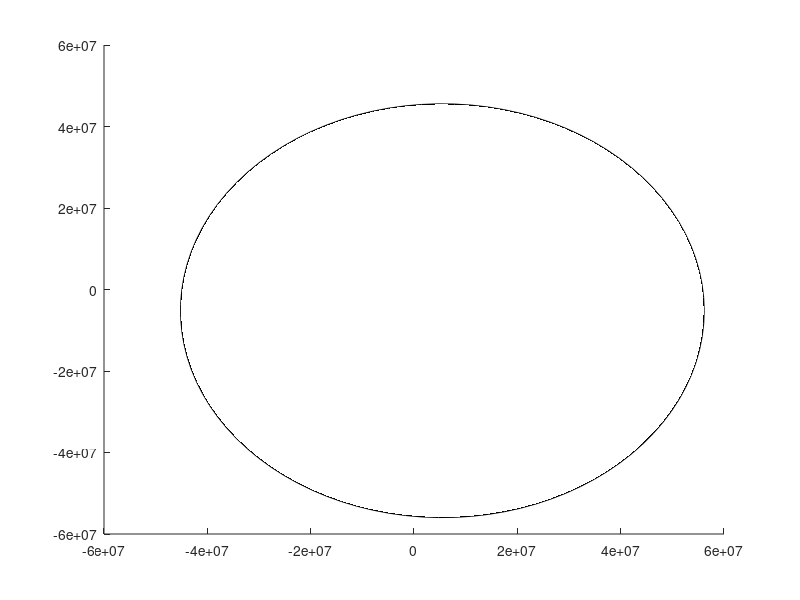

Recreate this plot in MATLAB. (Note: this script raises an error after producing the figure.)
% 定义两个椭圆的参数
data = [5.4874885e+06, -5.2016965e+06, 5.0575192e+07, 5.0642520e+07, 3.4279218e+00, ...
        -3.6322158e+06, 2.6284132e+06, 3.6821004e+07, 3.6620276e+07, -2.3815693e+01];

% 拆分数据
ellipse1_params = data(1:5);
ellipse2_params = data(6:10);

% 提取第一个椭圆的参数
xc1 = ellipse1_params(1);
yc1 = ellipse1_params(2);
a1 = ellipse1_params(3);
b1 = ellipse1_params(4);
theta1 = ellipse1_params(5);

% 提取第二个椭圆的参数
xc2 = ellipse2_params(1);
yc2 = ellipse2_params(2);
a2 = ellipse2_params(3);
b2 = ellipse2_params(4);
theta2 = ellipse2_params(5);

% 生成椭圆的点
t = linspace(0, 2 * pi, 100);

% 第一个椭圆
Ell1 = [a1 * cos(t); b1 * sin(t)];
R1 = [cos(theta1), -sin(theta1); sin(theta1), cos(theta1)];
Ell_rot1 = R1 * Ell1;
x1 = xc1 + Ell_rot1(1,:);
y1 = yc1 + Ell_rot1(2,:);

% 第二个椭圆
Ell2 = [a2 * cos(t); b2 * sin(t)];
R2 = [cos(theta2), -sin(theta2); sin(theta2), cos(theta2)];
Ell_rot2 = R2 * Ell2;
x2 = xc2 + Ell_rot2(1,:);
y2 = yc2 + Ell_rot2(2,:);

% 创建绘图
figure;
hold on;

% 绘制第一个椭圆边界
plot(x1, y1, 'k', 'LineWidth', 1.5);

% 绘制第一个椭圆并添加黑色斜线填充
h1 = fill(x1, y1, 'w', 'EdgeColor', 'none');
hatchfill2(h1, 'single', 'HatchAngle', 45, 'HatchDensity', 20, 'HatchColor', 'k');

% 绘制第二个椭圆并填充白色
fill(x2, y2, 'w', 'EdgeColor', 'none');

% 绘制第二个椭圆边界
plot(x2, y2, 'k', 'LineWidth', 0.8);

% 设置图形参数
axis equal;
grid on;
title('Fitted Ellipses');
xlabel('x');
ylabel('y');
legend('Ellipse 1', 'Ellipse 2');

hold off;



function H = hatchfill2(A,varargin)
% HATCHFILL2 Hatching and speckling of patch objects
%   HATCHFILL2(A) fills the patch(es) with handle(s) A. A can be a vector
%   of handles or a single handle. If A is a vector, then all objects of A
%   should be part of the same group for predictable results. The hatch
%   consists of black lines angled at 45 degrees at 40 hatching lines over
%   the axis span with no color filling between the lines.
%
%   A can be handles of patch or hggroup containing patch objects for
%   Pre-R2014b release. For HG2 releases, 'bar' and 'contour' objects are
%   also supported.
%
%   Hatching line object is actively formatted. If A, axes, or figure size
%   is modified, the hatching line object will be updated accordingly to
%   maintain the specified style.
%
%   HATCHFILL2(A,STYL) applies STYL pattern with default paramters. STYL
%   options are:
%      'single'     single lines (the default)
%      'cross'      double-crossed hatch
%      'speckle'    speckling inside the patch boundary
%      'outspeckle' speckling outside the boundary
%      'fill'       no hatching
%
%   HATCHFILL2(A,STYL,Option1Name,Option1Value,...) to customize the
%   hatching pattern
%
%       Name       Description
%      --------------------------------------------------------------------
%      HatchStyle       Hatching pattern (same effect as STYL argument)
%      HatchAngle       Angle of hatch lines in degrees (45)
%      HatchDensity     Number of hatch lines between axis limits
%      HatchOffset      Offset hatch lines in pixels (0)
%      HatchColor       Color of the hatch lines, 'auto' sets it to the
%                       EdgeColor of A
%      HatchLineStyle   Hatch line style
%      HatchLineWidth   Hatch line width
%      SpeckleWidth         Width of speckling region in pixels (7)
%      SpeckleDensity       Density of speckle points (1)
%      SpeckleMarkerStyle   Speckle marker style
%      SpeckleFillColor     Speckle fill color
%      HatchVisible     [{'auto'}|'on'|'off'] sets visibility of the hatch
%                       lines. If 'auto', Visibile option is synced to
%                       underlying patch object
%      HatchSpacing     (Deprecated) Spacing of hatch lines (5)
%
%   In addition, name/value pairs of any properties of A can be specified
%
%   H = HATCHFILL2(...) returns handles to the line objects comprising the
%   hatch/speckle.
%
%   Examples:
%       Gray region with hatching:
%       hh = hatchfill2(a,'cross','HatchAngle',45,'HatchSpacing',5,'FaceColor',[0.5 0.5 0.5]);
%
%       Speckled region:
%       hatchfill2(a,'speckle','HatchAngle',7,'HatchSpacing',1);

% Copyright 2015-2018 Takeshi Ikuma
% History:
% rev. 7 : (01-10-2018)
%   * Added support for 3D faces
%   * Removed HatchSpacing option
%   * Added HatchDensity option
%   * Hatching is no longer defined w.r.t. pixels. HatchDensity is defined
%     as the number of hatch lines across an axis limit. As a result,
%     HatchAngle no longer is the actual hatch angle though it should be
%     close.
%   * [known bug] Speckle hatching style is not working
% rev. 6 : (07-17-2016)
%   * Fixed contours object hatching behavior, introduced in rev.5
%   * Added ContourStyle option to enable fast drawing if contour is convex
% rev. 5 : (05-12-2016)
%   * Fixed Contour with NaN data point disappearnace issue
%   * Improved contours object support
% rev. 4 : (11-18-2015)
%   * Worked around the issue with HG2 contours with Fill='off'.
%   * Removed nagging warning "UseHG2 will be removed..." in R2015b
% rev. 3 : (10-29-2015)
%   * Added support for HG2 AREA
%   * Fixed for HatchColor 'auto' error when HG2 EdgeColor is 'flat'
%   * Fixed listener creation error
% rev. 2 : (10-24-2015)
%   * Added New option: HatchVisible, SpeckleDensity, SpeckleWidth
%     (SpeckleDensity and SpeckleWidtha are separated from HatchSpacing and
%     HatchAngle, respectively)
% rev. 1 : (10-20-2015)
%   * Fixed HG2 contour data extraction bug (was using wrong hidden data)
%   * Fixed HG2 contour color extraction bug
%   * A few cosmetic changes here and there
% rev. - : (10-19-2015) original release
%   * This work is based on Neil Tandon's hatchfill submission
%     (http://www.mathworks.com/matlabcentral/fileexchange/30733)
%     and borrowed code therein from R. Pawlowicz, K. Pankratov, and
%     Iram Weinstein.

narginchk(1,inf);
[A,opts,props] = parse_input(A,varargin);

drawnow % make sure the base objects are already drawn

if verLessThan('matlab','8.4')
   H = cell(1,numel(A));
else
   H = repmat({matlab.graphics.GraphicsPlaceholder},1,numel(A));
end
for n = 1:numel(A)
   H{n} = newhatch(A(n),opts,props);
   
   % if legend of A(n) is shown, add hatching to it as well
   %    leg = handle(legend(ancestor(A,'axes')));
   %    hsrc = [leg.EntryContainer.Children.Object];
   %    hlc = leg.EntryContainer.Children(find(hsrc==A(n),1));
   %    if ~isempty(hlc)
   %       hlc = hlc.Children(1); % LegendIcon object
   %       get(hlc.Children(1))
   %    end
end

if nargout==0
   clear H
else
   H = [H{:}];
   if numel(H)==numel(A)
      H = reshape(H,size(A));
   else
      H = H(:);
   end
end

end

function H = newhatch(A,opts,props)

% 0. retrieve pixel-data conversion parameters
% 1. retrieve face & vertex matrices from A
% 2. convert vertex matrix from data to pixels units
% 3. get xdata & ydata of hatching lines for each face
% 4. concatenate lines sandwitching nan's in between
% 5. convert xdata & ydata back to data units
% 6. plot the hatching line

% traverse if hggroup/hgtransform
if ishghandle(A,'hggroup')
   if verLessThan('matlab','8.4')
      H = cell(1,numel(A));
   else
      H = repmat({matlab.graphics.GraphicsPlaceholder},1,numel(A));
   end
   
   for n = 1:numel(A.Children)
      try
         H{n} = newhatch(A.Children(n),opts,props);
      catch
      end
   end
   
   H = [H{:}];
   return;
end

% Modify the base object property if given
if ~isempty(props)
   pvalold = sethgprops(A,props);
end

try
   vislisena = strcmp(opts.HatchVisible,'auto');
   if vislisena
      vis = A.Visible;
   else
      vis = opts.HatchVisible;
   end

   redraw = strcmp(A.Visible,'off') && ~vislisena;
   if redraw
      A.Visible = 'on'; % momentarily make the patch visible
      drawnow;
   end
   
   % get the base object's vertices & faces
   [V,F,FillFcns] = gethgdata(A); % object does not have its patch data ready
   
   if redraw
      A.Visible = 'off'; % momentarily make the patch visible
   end
   
   if ~isempty(FillFcns)
      FillFcns{1}();
      drawnow;
      [V,F] = gethgdata(A); % object does not have its patch data ready
      FillFcns{2}();
      drawnow;
   end
   
   % recompute hatch line data
   [X,Y,Z] = computeHatchData(handle(ancestor(A,'axes')),V,F,opts);
   
   % 6. plot the hatching line
   commonprops = {'Parent',A.Parent,'DisplayName',A.DisplayName,'Visible',vis};
   if ~strcmp(opts.HatchColor,'auto')
      commonprops = [commonprops {'Color',opts.HatchColor,'MarkerFaceColor',opts.HatchColor}];
   end
   if isempty(regexp(opts.HatchStyle,'speckle$','once'))
      H = line(X,Y,Z,commonprops{:},'LineStyle',opts.HatchLineStyle','LineWidth',opts.HatchLineWidth);
   else
      H = line(X,Y,Z,commonprops{:},'LineStyle','none','Marker',opts.SpeckleMarkerStyle,...
         'MarkerSize',opts.SpeckleSize,'Parent',A.Parent,'DisplayName',A.DisplayName);
   end
   
   if strcmp(opts.HatchColor,'auto')
      syncColor(H,A);
   end
   
   if isempty(H)
      error('Unable to obtain hatching data from the specified object A.');
   end
   
   % 7. Move H so that it is place right above A in parent's uistack
   p = handle(A.Parent);
   Hcs = handle(p.Children);
   [~,idx] = ismember(A,Hcs); % always idx(1)>idx(2) as H was just created
   p.Children = p.Children([2:idx-1 1 idx:end]);
   
   % if HG1, all done | no dynamic adjustment support
   if verLessThan('matlab','8.4')
      return;
   end
   
   % save the config data & set up the object listeners
   setappdata(A,'HatchFill2Opts',opts); % hatching options
   setappdata(A,'HatchFill2Obj',H); % hatching line object
   setappdata(A,'HatchFill2LastData',{V,F}); % last patch data
   setappdata(A,'HatchFill2LastVisible',A.Visible); % last sensitive properties
   setappdata(A,'HatchFill2PostMarkedClean',{}); % run this function at the end of the MarkClean callback and set NoAction flag
   setappdata(A,'HatchFill2NoAction',false); % no action during next MarkClean callback, callback only clears this flag
   setappdata(H,'HatchFill2MatchVisible',vislisena);
   setappdata(H,'HatchFill2MatchColor',strcmp(opts.HatchColor,'auto'));
   setappdata(H,'HatchFill2Patch',A); % base object
   
   %%%%%%%%%%%%%%%%%%%%%%%%%%%%%%%%%%%%%%%%%%%%%%%%%%%%%%%%%%%%%%%%%%%%%%%%
   % Create listeners for active formatting
   
   addlistener(H,'ObjectBeingDestroyed',@hatchBeingDeleted);
   
   lis = [
      addlistener(A,'Reparent',@objReparent)
      addlistener(A,'ObjectBeingDestroyed',@objBeingDeleted);
      addlistener(A,'MarkedClean',@objMarkedClean)
      addlistener(A,'LegendEntryDirty',@(h,evt)[])]; % <- study this later
   
   syncprops = {'Clipping','HitTest','Interruptible','BusyAction','UIContextMenu'};
   syncprops(~cellfun(@(p)isprop(A,p),syncprops)) = [];
   for n = 1:numel(syncprops)
      lis(n+2) = addlistener(A,syncprops{n},'PostSet',@syncProperty);
   end
   
catch ME
   % something went wrong, restore the base object properties
   if ~isempty(props)
      for pname = fieldnames(pvalold)'
         name = pname{1};
         val = pvalold.(name);
         if iscell(val)
            pvalold.(name){1}.(name) = pvalold.(name){2};
         else
            A.(name) = pvalold.(name);
         end
      end
   end
   ME.rethrow();
end

end

%%%%%%%%%% EVENT CALLBACK FUNCTIONS %%%%%%%%%%%%
% Base Object's listeners
% objReparent - also move the hatch object
% ObjectingBeingDestroyed - also destroy the hatch object
% MarkedClean - match color if HatchColor = 'auto'
%             - check if vertex & face changed; if so redraw hatch
%             - check if hatch redraw triggered the event due to object's
%               face not shown; if so clear the flag

function objMarkedClean(hp,~)
% CALLBACK for base object's MarkedClean event
% check: visibility change, hatching area change, & color change

if getappdata(hp,'HatchFill2NoAction')
   setappdata(A,'HatchFill2NoAction',false);
   return;
end

% get the main patch object (loops if hggroup or HG2 objects)
H = getappdata(hp,'HatchFill2Obj');

rehatch = ~strcmp(hp.Visible,getappdata(hp,'HatchFill2LastVisible'));
if rehatch % if visibility changed
   setappdata(hp,'HatchFill2LastVisible',hp.Visible);
   if strcmp(hp.Visible,'off') % if made hidden, hide hatching as well
      if getappdata(H,'HatchFill2MatchVisible')
         H.Visible = 'off';
         return; % nothing else to do
      end
   end
end

% get the patch data
[V,F,FillFcns] = gethgdata(hp);
if ~isempty(FillFcns) % patch does not exist, must momentarily generate it
   FillFcns{1}();
   setappdata(A,'HatchFill2PostMarkedClean',FillFcns{2});
   return;
end
if ~rehatch % if visible already 'on', check for the change in object data
   VFlast = getappdata(hp,'HatchFill2LastData');
   rehatch = ~isequaln(F,VFlast{2}) || ~isequaln(V,VFlast{1});
end

% rehatch if patch data/visibility changed
if rehatch 
   % recompute hatch line data
   [X,Y,Z] = computeHatchData(ancestor(H,'axes'),V,F,getappdata(hp,'HatchFill2Opts'));
   
   % update the hatching line data
   set(H,'XData',X,'YData',Y,'ZData',Z);

   % save patch data
   setappdata(hp,'HatchFill2LastData',{V,F});
end

% sync the color
syncColor(H,hp);

% run post callback if specified (expect it to trigger another MarkedClean
% event immediately)
fcn = getappdata(hp,'HatchFill2PostMarkedClean');
if ~isempty(fcn)
   setappdata(hp,'HatchFill2PostMarkedClean',function_handle.empty);
   setappdata(hp,'HatchFill2NoAction',true);
   fcn();
   return;
end

end

function syncProperty(~,evt)
% sync Visible property to the patch object
hp = handle(evt.AffectedObject); % patch object
hh = getappdata(hp,'HatchFill2Obj');
hh.(evt.Source.Name) = hp.(evt.Source.Name);
end

function objReparent(hp,evt)
%objReparent event listener callback

pnew = evt.NewValue;
if isempty(pnew)
   return; % no change?
end

% move the hatch line object over as well
H = getappdata(hp,'HatchFill2Obj');
H.Parent = pnew;

% make sure to move the hatch line object right above the patch object
Hcs = handle(pnew.Children);
[~,idx] = ismember(hp,Hcs); % always idx(1)>idx(2) as H was just moved
pnew.Children = pnew.Children([2:idx-1 1 idx:end]);

end

function objBeingDeleted(hp,~)
%when base object is deleted

if isappdata(hp,'HatchFill2Obj')
   H = getappdata(hp,'HatchFill2Obj');
   try % in case H is already deleted
   delete(H);
   catch
   end
end

end

function hatchBeingDeleted(hh,~)
%when hatch line object (hh) is deleted

if isappdata(hh,'HatchFill2Patch')
   
   %   remove listeners listening to the patch object
   hp = getappdata(hh,'HatchFill2Patch');
   
   if isappdata(hp,'HatchFill2Listeners')
      delete(getappdata(hp,'HatchFill2Listeners'));
      rmappdata(hp,'HatchFill2Listeners');
   end
end

end

%%%%%%%%%%%%%%%%%%%%%%%%%%%%%%%%%%%%%%%%%%

function varargout = computeHatchData(ax,V,F,opts)

varargout = cell(1,nargout);

if isempty(V) % if patch shown
   return;
end

N = size(F,1);
XYZc = cell(2,N);
for n = 1:N % for each face
   
   % 2. get xdata & ydata of the vertices of the face in transformed bases
   f = F(n,:); % get indices to the vertices of the face
   f(isnan(f)) = [];
   
   [v,T,islog] = transform_data(ax,V(f,:),[]); % transform the face
   if isempty(v) % face is not hatchable
      continue;
   end
   
   % 2. get xdata & ydata of hatching lines for each face
   if any(strcmp(opts.HatchStyle,{'speckle','outsidespeckle'}))
      xy = hatch_xy(v.',opts.HatchStyle,opts.SpeckleWidth,opts.SpeckleDensity,opts.HatchOffset);
   else
      xy = hatch_xy(v.',opts.HatchStyle,opts.HatchAngle,opts.HatchDensity,opts.HatchOffset);
   end
   
   % 3. revert the bases back to 3D Eucledian space
   XYZc{1,n} = revert_data(xy',T,islog).';
end

% 4. concatenate hatch lines across faces sandwitching nan's in between
[XYZc{2,:}] = deal(nan(3,1));
XYZ = cat(2,XYZc{:});

% 5. convert xdata & ydata back to data units
[varargout{1:3}] = deal(XYZ(1,:),XYZ(2,:),XYZ(3,:));

end

function tf = issupported(hbase)
% check if all of the given base objects are supported

supported_objtypes = {'patch','hggroup','bar','contour','area','surface','histogram'};

if isempty(hbase)
   tf = false;
else
   tf = ishghandle(hbase,supported_objtypes{1});
   for n = 2:numel(supported_objtypes)
      tf(:) = tf | ishghandle(hbase,supported_objtypes{n});
   end
   tf = all(tf);
end

end

% synchronize hatching line color to the patch's edge color if HatchColor =
% 'auto'
function syncColor(H,A)

if ~getappdata(H,'HatchFill2MatchColor')
   % do not sync
   return;
end

if ishghandle(A,'patch') || ishghandle(A,'Bar') || ishghandle(A,'area') ...
      || ishghandle(A,'surface') || ishghandle(A,'Histogram') %HG2
   pname = 'EdgeColor';
elseif ishghandle(A,'contour') % HG2
   pname = 'LineColor';
end
color = A.(pname);
if strcmp(color,'flat')
   try
      color = double(A.Edge(1).ColorData(1:3)')/255;
   catch
      warning('Does not support CData based edge color.');
      color = 'k';
   end
end
H.Color = color;
H.MarkerFaceColor = color;

end

function [V,F,FillFcns] = gethgdata(A)
% Get vertices & face data from the object along with the critical
% properties to observe change in the hatching area

% initialize the output variable
F = [];
V = [];
FillFcns = {};

if ~isvalid(A) || strcmp(A.Visible,'off')
   return;
end

if ishghandle(A,'patch')
   V = A.Vertices;
   F = A.Faces;
elseif ishghandle(A,'bar')
   [V,F] = getQuadrilateralData(A.Face);
elseif ishghandle(A,'area')
   [V,F] = getTriangleStripData(A.Face);
   set(A,'FaceColor','none');
elseif ishghandle(A,'surface') % HG2
   if strcmp(A.FaceColor,'none')
      FillFcns = {@()set(A,'FaceColor','w'),@()set(A,'FaceColor','none')};
      return;
   end
   [V,F] = getQuadrilateralData(A.Face);
elseif ishghandle(A,'contour') % HG2
   
   % Retrieve data from hidden FacePrims property (a TriangleStrip object)
   if strcmp(A.Fill,'off')
      FillFcns = {@()set(A,'Fill','on'),@()set(A,'Fill','off')};
      return;
   end
   [V,F] = getTriangleStripData(A.FacePrims);
elseif ishghandle(A,'histogram') %HG2: Quadrateral underlying data object
   [V,F] = getQuadrilateralData(A.NodeChildren(4));
end

end

function [V,F] = getQuadrilateralData(A) % surface, bar, histogram,

if isempty(A)
   warning('Cannot hatch the face: Graphics object''s face is not defined.');
   V = [];
   F = [];
   return;
end

V = A.VertexData';

% If any of the axes is in log scale, V is normalized to wrt the axes
% limits,
V(:) = norm2data(V,A);

if ~isempty(A.VertexIndices) % vertices likely reused on multiple quadrilaterals
   I = A.VertexIndices;
   Nf = numel(I)/4; % has to be divisible by 4
else %every 4 consecutive vertices defines a quadrilateral
   Nv = size(V,1);
   Nf = Nv/4;
   I = 1:Nv;
end
F = reshape(I,4,Nf)';
if ~isempty(A.StripData) % hack workaround
   F(:) = F(:,[1 2 4 3]);
end
try
   if ~any(all(V==V(1,:))) % not on any Euclidian plane
      % convert quadrilateral to triangle strips
      F = [F(:,1:3);F(:,[1 3 4])];
   end
catch % if implicit array expansion is not supported (<R2016b)
   if all(V(:,1)~=V(1,1)) || all(V(:,2)~=V(1,2)) || all(V(:,3)~=V(1,3)) % not on any Euclidian plane
      % convert quadrilateral to triangle strips
      F = [F(:,1:3) F(:,[1 3 4])];
   end
end

end

function [V,F] = getTriangleStripData(A) % area & contour

if isempty(A)
   warning('Cannot hatch the face: Graphics object''s face is not defined.');
   V = [];
   F = [];
   return;
end

V = A.VertexData';
I = double(A.StripData);

% If any of the axes is in log scale, V is normalized to wrt the axes
% limits,
V(:) = norm2data(V,A);

N = numel(I)-1; % # of faces
m = diff(I);
M = max(m);
F = nan(N,M);
for n = 1:N
   idx = I(n):(I(n+1)-1);
   if mod(numel(idx),2) % odd
      idx(:) = idx([1:2:end end-1:-2:2]);
   else % even
      idx(:) = idx([1:2:end-1 end:-2:2]);
   end
   F(n,1:numel(idx)) = idx;
end
end

% if graphical objects are given normalized to the axes
function V = norm2data(V,A)
ax = ancestor(A,'axes');
inlog = strcmp({ax.XScale ax.YScale ax.ZScale},'log');
if any(inlog)
   lims = [ax.XLim(:) ax.YLim(:) ax.ZLim(:)];
   dirs = strcmp({ax.XDir ax.YDir ax.ZDir},'normal');
   for n = 1:3 % for each axis
      if inlog(n)
         lims(:,n) = log10(lims(:,n));
      end
      V(:,n) = V(:,n)*diff(lims(:,n));
      if dirs(n)
         V(:,n) = V(:,n) + lims(1,n);
      else
         V(:,n) = lims(2,n) - V(:,n);
      end
      if inlog(n)
         V(:,n) = 10.^V(:,n);
      end
   end
end
end

function pvalold = sethgprops(A,props)
% grab the common property names of the base objects

pnames = fieldnames(props);
if ishghandle(A,'hggroup')
   gpnames = fieldnames(set(A));
   [tf,idx] = ismember(gpnames,pnames);
   idx(~tf) = [];
   for i = idx'
      pvalold.(pnames{i}) = A.(pnames{i});
      A.(pnames{i}) = props.(pnames{i});
   end
   props = rmfield(props,pnames(idx));
   
   h = handle(A.Children);
   for n = 1:numel(h)
      pvalold1 = sethgprops(h(n),props);
      ponames = fieldnames(pvalold1);
      for k = 1:numel(ponames)
         pvalold.(ponames{k}) = {h(n) pvalold1.(ponames{k})};
      end
   end
else
   for n = 1:numel(pnames)
      pvalold.(pnames{n}) = A.(pnames{n});
      A.(pnames{n}) = props.(pnames{n});
   end
end

end

function xydatai = hatch_xy(xydata,styl,angle,step,offset)
%
% M_HATCH Draws hatched or speckled interiors to a patch
%
%    M_HATCH(LON,LAT,STYL,ANGLE,STEP,...line parameters);
%
% INPUTS:
%     X,Y - vectors of points.
%     STYL - style of fill
%     ANGLE,STEP - parameters for style
%
%     E.g.
%
%      'single',45,5  - single cross-hatch, 45 degrees,  5 points apart
%      'cross',40,6   - double cross-hatch at 40 and 90+40, 6 points apart
%      'speckle',7,1  - speckled (inside) boundary of width 7 points, density 1
%                               (density >0, .1 dense 1 OK, 5 sparse)
%      'outspeckle',7,1 - speckled (outside) boundary of width 7 points, density 1
%                               (density >0, .1 dense 1 OK, 5 sparse)
%
%
%      H=M_HATCH(...) returns handles to hatches/speckles.
%
%      [XI,YI,X,Y]=MHATCH(...) does not draw lines - instead it returns
%      vectors XI,YI of the hatch/speckle info, and X,Y of the original
%      outline modified so the first point==last point (if necessary).
%
%     Note that inside and outside speckling are done quite differently
%     and 'outside' speckling on large coastlines can be very slow.

%
% Hatch Algorithm originally by K. Pankratov, with a bit stolen from
% Iram Weinsteins 'fancification'. Speckle modifications by R. Pawlowicz.
%
% R Pawlowicz 15/Dec/2005

I = zeros(1,size(xydata,2));

% face vertices are not always closed
if any(xydata(:,1)~=xydata(:,end))
   xydata(:,end+1) = xydata(:,1);
   I(end+1) = I(1);
end

if any(strcmp(styl,{'speckle','outspeckle'}))
   angle = angle*(1-I);
end

switch styl
   case 'single'
      xydatai = drawhatch(xydata,angle,1/step,0,offset);
   case 'cross'
      xydatai = [...
         drawhatch(xydata,angle,1/step,0,offset) ...
         drawhatch(xydata,angle+90,1/step,0,offset)];
   case 'speckle'
      xydatai = [...
         drawhatch(xydata,45,   1/step,angle,offset) ...
         drawhatch(xydata,45+90,1/step,angle,offset)];
   case 'outspeckle'
      xydatai = [...
         drawhatch(xydata,45,   1/step,-angle,offset) ...
         drawhatch(xydata,45+90,1/step,-angle,offset)];
      inside = logical(inpolygon(xydatai(1,:),xydatai(2,:),x,y)); % logical needed for v6!
      xydatai(:,inside) = [];
   otherwise
      xydatai = zeros(2,0);
end

end

%%%

function xydatai = drawhatch(xydata,angle,step,speckle,offset)
% xydata is given as 2xN matrix, x on the first row, y on the second

% Idea here appears to be to rotate everthing so lines will be
% horizontal, and scaled so we go in integer steps in 'y' with
% 'points' being the units in x.
% Center it for "good behavior".

% rotate first about (0,0)
ca = cosd(angle); sa = sind(angle);
u = [ca sa]*xydata;              % Rotation
v = [-sa ca]*xydata;

% translate to the grid point nearest to the centroid
u0 = round(mean(u)/step)*step; v0 = round(mean(v)/step)*step;
x = (u-u0); y = (v-v0)/step+offset;    % plus scaling and offsetting

% Compute the coordinates of the hatch line ...............
yi = ceil(y);
yd = [diff(yi) 0]; % when diff~=0 we are crossing an integer
fnd = find(yd);    % indices of crossings
dm = max(abs(yd)); % max possible #of integers between points

% This is going to be pretty space-inefficient if the line segments
% going in have very different lengths. We have one column per line
% interval and one row per hatch line within that interval.
%
A = cumsum( repmat(sign(yd(fnd)),dm,1), 1);

% Here we interpolate points along all the line segments at the
% correct intervals.
fnd1 = find(abs(A)<=abs( repmat(yd(fnd),dm,1) ));
A  = A+repmat(yi(fnd),dm,1)-(A>0);
xy = (x(fnd+1)-x(fnd))./(y(fnd+1)-y(fnd));
xi = repmat(x(fnd),dm,1)+(A-repmat(y(fnd),dm,1) ).*repmat(xy,dm,1);
yi = A(fnd1);
xi = xi(fnd1);

% Sorting points of the hatch line ........................
%%yi0 = min(yi); yi1 = max(yi);
% Sort them in raster order (i.e. by x, then by y)
% Add '2' to make sure we don't have problems going from a max(xi)
% to a min(xi) on the next line (yi incremented by one)
xi0 = min(xi); xi1 = max(xi);
ci = 2*yi*(xi1-xi0)+xi;
[~,num] = sort(ci);
xi = xi(num); yi = yi(num);

% if this happens an error has occurred somewhere (we have an odd
% # of points), and the "fix" is not correct, but for speckling anyway
% it really doesn't make a difference.
if rem(length(xi),2)==1
   xi = [xi; xi(end)];
   yi = [yi; yi(end)];
end

% Organize to pairs and separate by  NaN's ................
li = length(xi);
xi = reshape(xi,2,li/2);
yi = reshape(yi,2,li/2);

% The speckly part - instead of taking the line we make a point some
% random distance in.
if length(speckle)>1 || speckle(1)~=0
   
   if length(speckle)>1
      % Now we get the speckle parameter for each line.
      
      % First, carry over the speckle parameter for the segment
      %   yd=[0 speckle(1:end-1)];
      yd = speckle(1:end);
      A=repmat(yd(fnd),dm,1);
      speckle=A(fnd1);
      
      % Now give it the same preconditioning as for xi/yi
      speckle=speckle(num);
      if rem(length(speckle),2)==1
         speckle = [speckle; speckle(end)];
      end
      speckle=reshape(speckle,2,li/2);
      
   else
      speckle=[speckle;speckle];
   end
   
   % Thin out the points in narrow parts.
   % This keeps everything when abs(dxi)>2*speckle, and then makes
   % it increasingly sparse for smaller intervals.
   dxi=diff(xi);
   nottoosmall=sum(speckle,1)~=0 & rand(1,li/2)<abs(dxi)./(max(sum(speckle,1),eps));
   xi=xi(:,nottoosmall);
   yi=yi(:,nottoosmall);
   dxi=dxi(nottoosmall);
   if size(speckle,2)>1, speckle=speckle(:,nottoosmall); end
   % Now randomly scatter points (if there any left)
   li=length(dxi);
   if any(li)
      xi(1,:)=xi(1,:)+sign(dxi).*(1-rand(1,li).^0.5).*min(speckle(1,:),abs(dxi) );
      xi(2,:)=xi(2,:)-sign(dxi).*(1-rand(1,li).^0.5).*min(speckle(2,:),abs(dxi) );
      % Remove the 'zero' speckles
      if size(speckle,2)>1
         xi=xi(speckle~=0);
         yi=yi(speckle~=0);
      end
   end
else
   xi = [xi; ones(1,li/2)*nan];  % Separate the line segments
   yi = [yi; ones(1,li/2)*nan];
end

% Transform back to the original coordinate system
xydatai = [ca -sa;sa ca]*[xi(:)'+u0;(yi(:)'-offset)*step+v0];

end

%%%%%%%%%%%%%%%%%%%%%%%%%%%%%%%%%%%%%%%%%%%%%%%%%%%%%%%%%%%%%%%%%%%%%%%%%%%

function [h,opts,props] = parse_input(h,argin)
% parse & validate input arguments

patchtypes = {'single','cross','speckle','outspeckle','fill','none'};

% get base object handle
if ~issupported(h)
   error('Unsupported graphics handle type.');
end
h = handle(h);

% get common property names
pnames = getcommonprops(h);

% if style argument is given, convert it to HatchStyle option pair
stylearg = {};
if ~isempty(argin) && ischar(argin{1})
   try
      ptypes = validatestring(argin{1},patchtypes);
      stylearg = {'HatchStyle' ptypes};
      argin(1) = [];
   catch
      % STYL not given, continue on
   end
end

% create inputParser for options
p = inputParser;
p.addParameter('HatchStyle','single');
p.addParameter('HatchAngle',45,@(v)validateattributes(v,{'numeric'},{'scalar','finite','real'}));
p.addParameter('HatchDensity',40,@(v)validateattributes(v,{'numeric'},{'scalar','positive','finite','real'}));
p.addParameter('HatchSpacing',[],@(v)validateattributes(v,{'numeric'},{'scalar','positive','finite','real'}));
p.addParameter('HatchOffset',0,@(v)validateattributes(v,{'numeric'},{'scalar','nonnegative','<',1,'real'}));
p.addParameter('HatchColor','auto',@validatecolor);
p.addParameter('HatchLineStyle','-');
p.addParameter('HatchLineWidth',0.5,@(v)validateattributes(v,{'numeric'},{'scalar','positive','finite','real'}));
p.addParameter('SpeckleWidth',7,@(v)validateattributes(v,{'numeric'},{'scalar','finite','real'}));
p.addParameter('SpeckleDensity',100,@(v)validateattributes(v,{'numeric'},{'scalar','positive','finite','real'}));
p.addParameter('SpeckleMarkerStyle','.');
p.addParameter('SpeckleSize',2,@(v)validateattributes(v,{'numeric'},{'scalar','positive','finite'}));
p.addParameter('SpeckleFillColor','auto',@validatecolor);
p.addParameter('HatchVisible','auto');

for n = 1:numel(pnames)
   p.addParameter(pnames{n},[]);
end
p.parse(stylearg{:},argin{:});

rnames = fieldnames(p.Results);
isopt = ~cellfun(@isempty,regexp(rnames,'^(Hatch|Speckle)','once')) | strcmp(rnames,'ContourStyle');
props = struct([]);
for n = 1:numel(rnames)
   if isopt(n)
      opts.(rnames{n}) = p.Results.(rnames{n});
   elseif ~isempty(p.Results.(rnames{n}))
      props(1).(rnames{n}) = p.Results.(rnames{n});
   end
end

opts.HatchStyle = validatestring(opts.HatchStyle,patchtypes);
if any(strcmp(opts.HatchStyle,{'speckle','outspeckle'}))
   warning('hatchfill2:PartialSupport','Speckle/outspeckle HatchStyle may not work in the current release of hatchfill2')
end
if strcmpi(opts.HatchStyle,'none') % For backwards compatability:
   opts.HatchStyle = 'fill';
end
opts.HatchLineStyle = validatestring(opts.HatchLineStyle,{'-','--',':','-.'},mfilename,'HatchLineStyle');

if ~isempty(opts.HatchSpacing)
   warning('HatchSpacing option has been deprecated. Use ''HatchDensity'' option instead.');
end
opts = rmfield(opts,'HatchSpacing');

opts.SpeckleMarkerStyle = validatestring(opts.SpeckleMarkerStyle,{'+','o','*','.','x','square','diamond','v','^','>','<','pentagram','hexagram'},'hatchfill2','SpeckleMarkerStyle');
opts.HatchVisible = validatestring(opts.HatchVisible,{'auto','on','off'},mfilename,'HatchVisible');

end

function pnames = getcommonprops(h)
% grab the common property names of the base objects

V = set(h(1));
pnames = fieldnames(V);
if ishghandle(h(1),'hggroup')
   pnames = union(pnames,getcommonprops(get(h(1),'Children')));
end
for n = 2:numel(h)
   V = set(h(n));
   pnames1 = fieldnames(V);
   if ishghandle(h(n),'hggroup')
      pnames1 = union(pnames1,getcommonprops(get(h(n),'Children')));
   end
   pnames = intersect(pnames,pnames1);
end

end

function validatecolor(val)

try
   validateattributes(val,{'double','single'},{'numel',3,'>=',0,'<=',1});
catch
   validatestring(val,{'auto','y','yellow','m','magenta','c','cyan','r','red',...
      'g','green','b','blue','w','white','k','black'});
end
end

%%%%%%%%%%%%%%%%%%%%%%%%%%%%%%%%%%%%%%%%%%%%%%%%%%%%%%%%%%%%%%%%%%%%%%%%%%%
% axes unit conversion functions

function [V,T,islog] = transform_data(ax,V,ref)
% convert vertices data to hatch-ready form
% - if axis is log-scaled, data is converted to their log10 values
% - if 3D (non-zero z), spatially transform data onto the xy-plane. If
%   reference point is given, ref is mapped to the origin. Otherwise, ref
%   is chosen to be the axes midpoint projected onto the patch plane. Along
%   with the data, the axes corner coordinates are also projected onto the
%   patch plane to obtain the projected axes limits.
% - transformed xy-data are then normalized by the projected axes spans.

noZ = size(V,2)==2;

xl = ax.XLim;
yl = ax.YLim;
zl = ax.ZLim;

% log to linear space
islog = strcmp({ax.XScale ax.YScale ax.ZScale},'log');
if islog(1)
   V(:,1) = log10(V(:,1));
   xl = log10(xl);
   if ~isempty(ref)
      ref(1) = log10(ref(1));
   end
end
if islog(2)
   V(:,2) = log10(V(:,2));
   yl = log10(yl);
   if ~isempty(ref)
      ref(2) = log10(ref(2));
   end
end
if islog(3) && ~noZ
   V(:,3) = log10(V(:,3));
   zl = log10(zl);
   if ~isempty(ref)
      ref(3) = log10(ref(3));
   end
end

if noZ
   V(:,3) = 0;
end

% if not given, pick the reference point to be the mid-point of the current
% axes
if isempty(ref)
   ref = [mean(xl) mean(yl) mean(zl)];
end

% normalize the axes so that they span = 1;
Tscale = makehgtform('scale', [1/diff(xl) 1/diff(yl) 1/diff(zl)]);
V(:) = V*Tscale(1:3,1:3);
ref(:) = ref*Tscale(1:3,1:3);

% obtain unique vertices
Vq = double(unique(V,'rows')); % find unique points (sorted order)
Nq = size(Vq,1);
if Nq<3 || any(isinf(Vq(:))) || any(isnan(Vq(:))) % not hatchable
   V = [];
   T = [];
   return;
end

try % erros if 2D object
   zq = unique(Vq(:,3));
catch
   V(:,3) = 0;
   zq = 0;
end
T = eye(4);
if isscalar(zq) % patch is on a xy-plane
   if zq~=0 % not on the xy-plane
      T = makehgtform('translate',[0 0 -zq]);
   end
else
   % if patch is not on a same xy-plane
   
   % use 3 points likely well separated
   idx = round((0:2)/2*(Nq-1))+1;
   
   % find unit normal vector of the patch plane
   norm = cross(Vq(idx(1),:)-Vq(idx(3),:),Vq(idx(2),:)-Vq(idx(3),:)); % normal vector
   norm(:) = norm/sqrt(sum(norm.^2));
   
   % define the spatial rotation
   theta = acos(norm(3));
   if theta>pi/2, theta = theta-pi; end
   u = [norm(2) -norm(1) 0];
   Trot = makehgtform('axisrotate',u,theta);
   
   % project the reference point onto the plane
   P = norm.'*norm;
   ref_proj = ref*(eye(3) - P) + Vq(1,:)*P;
   if norm(3)
      T = makehgtform('translate', -ref_proj); % user specified reference point or -d/norm(3) for z-crossing
   end
   
   % apply the rotation now
   T(:) = Trot*T;
   
   % find the axes limits on the transformed space
   %    [Xlims,Ylims,Zlims] = ndgrid(xl,yl,zl);
   %    Vlims = [Xlims(:) Ylims(:) Zlims(:)];
   %    Vlims_proj = [Vlims ones(8,1)]*T';
   %    lims_proj = [min(Vlims_proj(:,[1 2]),[],1);max(Vlims_proj(:,[1 2]),[],1)];
   %    xl = lims_proj(:,1)';
   %    yl = lims_proj(:,2)';
end

% perform the transformation
V(:,4) = 1;
V = V*T';
V(:,[3 4]) = [];

T(:) = T*Tscale;

end

function V = revert_data(V,T,islog)

N = size(V,1);
V = [V zeros(N,1) ones(N,1)]/T';
V(:,end) = [];

% log to linear space
if islog(1)
   V(:,1) = 10.^(V(:,1));
end
if islog(2)
   V(:,2) = 10.^(V(:,2));
end
if islog(3)
   V(:,3) = 10.^(V(:,3));
end

end


